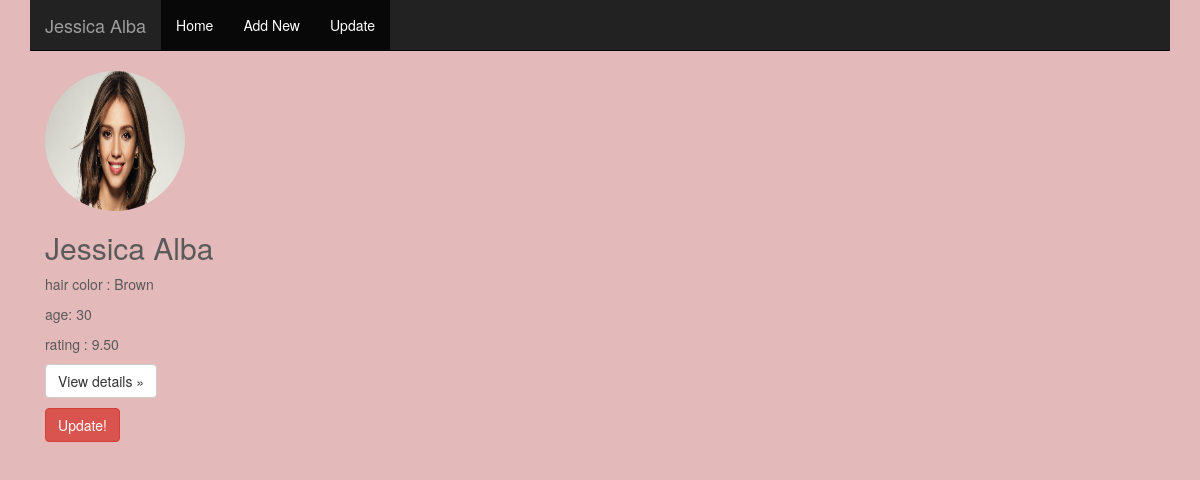
Screenshot of /celebrities/1 with the database file from the repository.
### celebrities/models.py (models this page shows, shortened)
class Celebrity(models.Model):
    name = models.CharField(max_length=30)
    age = models.IntegerField()
    gender = models.CharField(max_length=10)
    hair_color = models.CharField(max_length=10)
    rating = models.DecimalField(max_digits=5, decimal_places=2)
    image = models.FileField(upload_to="celebrities/")

### celebrities/templates/celebrities/individual.html (shortened to what this page needs)
<!DOCTYPE html>
<html lang="en">
<head>
	{% load staticfiles %}
	<link rel="stylesheet" href="{% static 'css/bootstrap.min.css' %}" type="text/css" >
	<link rel="stylesheet" href="{% static 'css/carousel.css' %}" type="text/css" >
</head>
      <div class="container">
        <nav class="navbar navbar-inverse navbar-static-top">
          <div class="container">
            <div class="navbar-header">
              <a class="navbar-brand" href="#">{{ celebrity.name }}</a>
            </div>
            <div id="navbar" class="navbar-collapse collapse">
              <ul class="nav navbar-nav">
                <li class="active"><a href="{% url 'celebrities' %} ">Home</a></li>
                <li class="active"><a href="{% url 'celebrity-create' %} ">Add New</a></li>
                  <li class="active"><a href="{% url 'celebrity-update' celebrity.id %} ">Update </a></li>
              </ul>
            </div>
          </div>
        </nav>
      </div>
     <div class="container">
          <div class="col-lg-4">
          <img class="img-circle" src="{{ celebrity.image.url }}" alt="Generic placeholder image" width="140" height="140">
          <h2>  {{ celebrity.name }}</h2>
           <p>  hair color : {{ celebrity.hair_color }}</p>
           <p> age: {{ celebrity.age}}</p>
            <p> rating : {{ celebrity.rating }}</p>
          <p><a class="btn btn-default" href="{{ celebrity.id }}" role="button">View details &raquo;</a></p>
              <p><a class="btn btn-danger" href="{% url 'celebrity-update' celebrity.id %}" role="button">Update!</a></p>
        </div>
     </div>
</body>
</html>

### rows the page displays
Celebrity: name "Jessica Alba", image (picture), hair_color "Brown", age "30", rating "9.50"
